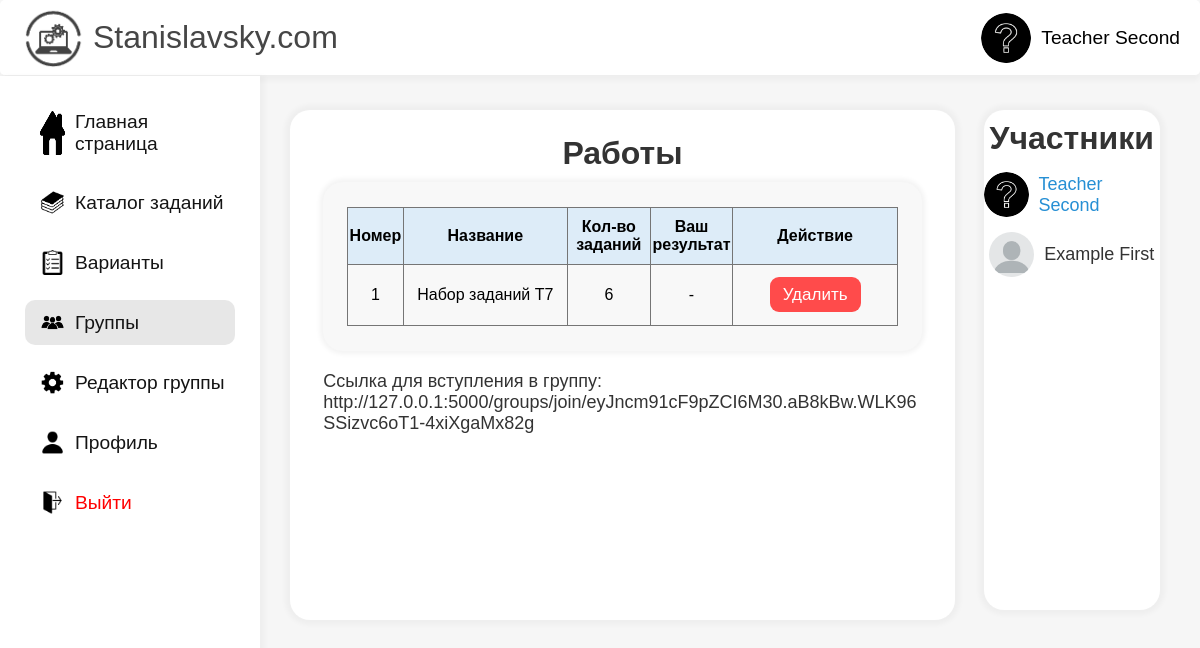
The app's page /groups/3 (signed in), older data.
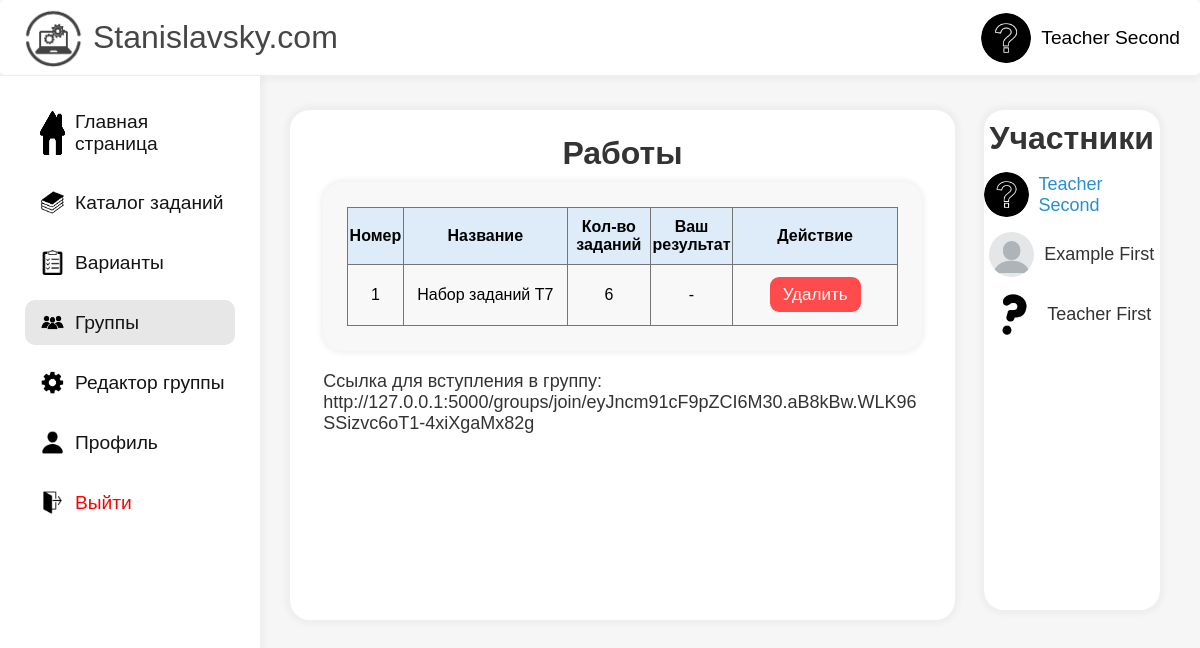
The same page, newer data.
### data/users.py (models this page shows, shortened)
class User(SqlAlchemyBase, UserMixin, SerializerMixin):
    __tablename__ = 'users'
    id = sqlalchemy.Column(sqlalchemy.Integer,
                           primary_key=True, autoincrement=True)
    name = sqlalchemy.Column(sqlalchemy.String)
    surname = sqlalchemy.Column(sqlalchemy.String)
    email = sqlalchemy.Column(sqlalchemy.String)
    hashed_password = sqlalchemy.Column(sqlalchemy.String)
    created_date = sqlalchemy.Column(sqlalchemy.String,
                                     default=datetime.datetime.now)
    profile_pics = sqlalchemy.Column(sqlalchemy.String, default='/static/profile_pics/default.png')
    groups = orm.relationship("Group", secondary="user_to_group", backref="users")
    groups_participant = sqlalchemy.Column(sqlalchemy.String, default='')
    is_teacher = sqlalchemy.Column(sqlalchemy.Boolean)
    solved_tasks_ids = sqlalchemy.Column(sqlalchemy.String, default='')
    solved_variants = sqlalchemy.Column(sqlalchemy.Integer, default=0)

### data/group_works.py (models this page shows, shortened)
class Group_work(SqlAlchemyBase):
    __tablename__ = 'group_works'
    id = sqlalchemy.Column(sqlalchemy.Integer,
                           primary_key=True, autoincrement=True)
    name = sqlalchemy.Column(sqlalchemy.String)
    users_results = sqlalchemy.Column(sqlalchemy.String)
    max_result = sqlalchemy.Column(sqlalchemy.Integer)
    tasks = orm.relationship('Work_task', secondary='work_task_to_group_work', backref='group_works')
    def get_user_result(self, user_id):
        if self.users_results:
            users_results = self.users_results.split(';')
            for user_result in users_results:
                results = user_result.split('-')
                if results[0] == str(user_id):
                    return results[1]
        return None

### data/groups.py (models this page shows, shortened)
class Group(SqlAlchemyBase, UserMixin, SerializerMixin):
    __tablename__ = 'groups'
    id = sqlalchemy.Column(sqlalchemy.Integer,
                           primary_key=True, autoincrement=True)
    name = sqlalchemy.Column(sqlalchemy.String)
    description = sqlalchemy.Column(sqlalchemy.String)
    user_id = sqlalchemy.Column(sqlalchemy.Integer,
                                sqlalchemy.ForeignKey("users.id"))
    members = sqlalchemy.Column(sqlalchemy.String, default='')
    link = sqlalchemy.Column(sqlalchemy.String)
    announcement_id = sqlalchemy.Column(sqlalchemy.Integer, sqlalchemy.ForeignKey('announcements.id'))
    announcement = orm.relationship('Announcement')
    group_works = orm.relationship('Group_work', secondary='group_to_group_work', backref='groups')
    def check_member(self, user_id):
        if str(user_id) in self.members.split(';') or user_id == self.user_id:
            return True
        return False
    def get_creator(self):
        db_sess = db_session.create_session()
        user = db_sess.get(User, self.user_id)
        return {'name': user.name, 'surname': user.surname, 'picture': user.profile_pics, 'id': user.id}
    def get_members(self):
        db_sess = db_session.create_session()
        members = []
        if self.members != '':
            for id in self.members.split(';'):
                try:
                    user = db_sess.get(User, id)
                    members.append({'name': user.name, 'surname': user.surname, 'picture': user.profile_pics})
                except TypeError:
                    members.append({'name': '???', 'surname': '???', 'picture': '/static/profile_pics/default.png'})
        return members

### server.py (the view)
@app.route('/groups/<int:group_id>')
@login_required
def group(group_id):
    group = db_sess.get(Group, group_id)
    if not group:
        return abort(404)
    group_works = group.group_works
    results = []
    if group_works:
        for work in group_works:
            if work.get_user_result(current_user.id):
                results.append(work.get_user_result(current_user.id) + '/' + str(work.max_result))
            else:
                results.append('-')
    else:
        group_works = []
    if group.check_member(current_user.id):
        params = {
            'creator': group.get_creator(),
            'members': group.get_members(),
            'link': group.link,
            'announcement': group.announcement,
            'works': group_works,
            'results': results,
            'active': '5',
            'title': f'Группа "{group.name}"',
            'editor': 'true',
            'group_id': group_id
        }
        return render_template('GroupPage.html', **params)
    else:
        return abort(403)

### data/db_session.py (called while the page is built)
def create_session() -> Session:
    global __factory
    return __factory()

### server.py (called while the page is built)
@login_manager.user_loader
def load_user(user_id):
    db_sess = db_session.create_session()
    return db_sess.query(User).get(user_id)

### templates/GroupPage.html (shortened to what this page needs)
{% extends "Base.html" %}
{% block content %}
<link rel="stylesheet" href="/static/GroupPage/static/content.css">
<div class="content-section" id="{{group_id}}-section">
    <div class="main-section">
        <h1>Работы</h1>
        <div class="tasks-section">
            <table class="group-tasks">
                <thead>
                    <tr>
                        <th>Номер</th>
                        <th>Название</th>
                        <th>Кол-во заданий</th>
                        <th>Ваш результат</th>
                        <th>Действие</th>
                    </tr>
                </thead>
                <tbody>
                    {% for work in works %}
                        <tr id="{{work.id}}">
                            <td>{{loop.index}}</td>
                            <td>{{work.name}}</td>
                            <td>{{work.tasks|length}}</td>
                            <td>{{results[loop.index - 1]}}</td>
                            {% if current_user.id == creator['id'] %}
                                <td><a class="remove">Удалить</a></td>
                            {% elif results[loop.index - 1] != '-' %}
                                <td><a class="off">Выполнено</a></td>
                            {% else %}
                                <td><a class="solve" href="/groups/{{group_id}}/{{work.id}}/solving">Выполнить</a></td>
                            {% endif %}
                        </tr>
                    {% endfor %}
                </tbody>
            </table>
        </div>
        {% if current_user.id == creator['id'] %}
            <p style="font-size: large; color: rgb(51, 51, 51); margin-left: 5%; margin-right: 5%; margin-top: 20px; word-wrap: break-word;">Ссылка для вступления в группу: http://127.0.0.1:5000/groups/join/{{link}}</p>
        {% endif %}
    </div>
    <div class="members-section">
        <h1>Участники</h1>
        <div class="members-holder">
            <article>
                <img src="{{creator['picture']}}" alt="">
                <p style="color: rgb(38, 143, 212);">{{creator['name']}} {{creator['surname']}}</p>
            </article>
            {% for member in members %}
                <article>
                    <img src="{{member['picture']}}" alt="">
                    <p>{{member['name']}} {{member['surname']}}</p>
                </article>
            {% endfor %}
        </div>
    </div>
</div>
{% endblock %}

### templates/Base.html (shortened to what this page needs)
<!DOCTYPE html>
<html lang="en">
<head>
    <link rel="stylesheet" href="/static/Base/styles/Main.css">
    <link rel="stylesheet" href="/static/Base/styles/content.css">
</head>
<body>
    <div class="head-navbar">
        <a class="website-logo" href="/">
            <img class="logo" src="/static/cards/Logo.png" alt="">
            <p class="text">Stanislavsky.com</p>
        </a>
        {% if current_user.is_authenticated %}
            <div class="user-items">
                <img src="{{current_user.profile_pics}}" alt="">
                <p>{{current_user.name}} {{current_user.surname}}</p>
            </div>
        {% else %}
            <div class="forms-items">
                <a href="/register">Регистрация</a>
                <a href="/login">Войти</a>
            </div>
        {% endif %}
    </div>
    <div class="left-navbar">
        {% if active == '1' %}
            <a style="margin-top: 25px;" class="left-navbar-item-pressed" href="/">
                <img class="icons" src="/static/cards/homeIcon.png" alt="">
                <p class="text">Главная страница</p>
            </a>
        {% else %}
            <a style="margin-top: 25px;" class="left-navbar-item" href="/">
                <img class="icons" src="/static/cards/homeIcon.png" alt="">
                <p class="text">Главная страница</p>
            </a>
        {% endif %}
        {% if active == '2' %}
            <a class="left-navbar-item-pressed" href="/catalog">
                <img class="icons" src="/static/cards/catalogIcon.png" alt="">
                <p class="text">Каталог заданий</p>
            </a>
        {% else %}
            <a class="left-navbar-item" href="/catalog">
                <img class="icons" src="/static/cards/catalogIcon.png" alt="">
                <p class="text">Каталог заданий</p>
            </a>
        {% endif %}
        {% if current_user.is_authenticated %}
            {% if active == '3' %}
                <a class="left-navbar-item-pressed" href="/variants/choose">
                    <img class="icons" src="/static/cards/variantsIcon.png" alt="">
                    <p class="text">Варианты</p>
                </a>
            {% else %}
                <a class="left-navbar-item" href="/variants/choose">
                    <img class="icons" src="/static/cards/variantsIcon.png" alt="">
                    <p class="text">Варианты</p>
                </a>
            {% endif %}
        {% endif %}
        {% if current_user.is_authenticated %}
            {% if active == '5' %}
                <a class="left-navbar-item-pressed" href="/groups">
                    <img class="icons" src="/static/cards/groupIcon.png" alt="">
                    <p class="text">Группы</p>
                </a>
            {% else %}
                <a class="left-navbar-item" href="/groups">
                    <img class="icons" src="/static/cards/groupIcon.png" alt="">
                    <p class="text">Группы</p>
                </a>
            {% endif %}
            {% if editor == 'true' %}
                {% if active == 'edit' and current_user.id == creator['id'] %}
                    <a class="left-navbar-item-pressed" href="{{url_for(request.endpoint, **request.view_args)}}/editor">
                        <img class="icons" src="/static/cards/editorIcon.png" alt="">
                        <p class="text">Редактор группы</p>
                    </a>
                {% elif current_user.id == creator['id'] %}
                    <a class="left-navbar-item" href="{{url_for(request.endpoint, **request.view_args)}}/editor">
                        <img class="icons" src="/static/cards/editorIcon.png" alt="">
                        <p class="text">Редактор группы</p>
                    </a>
                {% endif %}
            {% endif %}
            {% if active == '4' %}
                <a class="left-navbar-item-pressed" href="/profile">
                    <img class="icons" src="/static/cards/profileIcon.png" alt="">
                    <p class="text">Профиль</p>
                </a>
            {% else %}
                <a class="left-navbar-item" href="/profile">
                    <img class="icons" src="/static/cards/profileIcon.png" alt="">
                    <p class="text">Профиль</p>
                </a>
            {% endif %}
            <a class="left-navbar-item-logout" href="/logout">
                <img class="icons" src="/static/cards/logoutIcon.png" alt="">
                <p class="text">Выйти</p>
            </a>
        {% endif %}
    </div>
    {% block content %}{% endblock %}
</body>
</html>

### static/Base/styles/Main.css (style rules this page uses)
* { padding: 0; margin: 0; font-family: 'Gill Sans', 'Gill Sans MT', Calibri, 'Trebuchet MS', sans-serif; }
body { background-color: rgb(246, 246, 246); }

### static/Base/styles/content.css (style rules this page uses)
.head-navbar { display: flex; position: fixed; top: 0; border-radius: 5px; background-color: white; border-bottom: 1px solid rgb(238, 238, 238); width: 100%; height: 75px; z-index: 5; box-shadow: 0px 5px 5px 0px rgba(0, 0, 0, 0.03) }
.head-navbar .website-logo { display: flex; width: max-content; justify-content: center; align-items: center; margin-left: 23px; text-decoration: none; gap: 10px; }
.head-navbar .website-logo .logo { height: 60px; }
.head-navbar .website-logo .text { color: rgb(70, 70, 70); font-size: xx-large; align-self: center; }
.head-navbar .user-items { display: flex; justify-content: end; width: 100%; align-items: center; gap: 10px; margin-right: 20px; }
.head-navbar .user-items img { height: 50px; width: 50px; border-radius: 25px; }
.head-navbar .user-items p { font-size: larger; }
.left-navbar { display: flex; position: fixed; top: 76px; flex-direction: column; background-color: white; width: 260px; height: 100%; z-index: 6; box-shadow: 5px 0px 5px 0px rgba(0, 0, 0, 0.03) }
.left-navbar .left-navbar-item-pressed { display: flex; text-decoration: none; margin-left: 25px; margin-top: 15px; padding-left: 15px; padding-top: 10px; padding-bottom: 10px; gap: 10px; width: calc(100% - 65px); background-color: rgb(231, 231, 231); border-radius: 10px; }
.left-navbar .left-navbar-item, .left-navbar .left-navbar-item-logout { display: flex; text-decoration: none; margin-left: 25px; margin-top: 15px; padding-left: 15px; padding-top: 10px; padding-bottom: 10px; gap: 10px; width: calc(100% - 65px); border-radius: 10px; transition: 0.25s, 0.25s; }
.left-navbar .left-navbar-item .icons, .left-navbar .left-navbar-item-pressed .icons, .left-navbar .left-navbar-item-logout .icons { width: 25px; }
.left-navbar .left-navbar-item .text, .left-navbar .left-navbar-item-pressed .text { color: rgb(20, 20, 20); font-size: larger; align-self: center; }
.left-navbar .left-navbar-item-logout .text { color: rgb(255, 0, 0); font-size: larger; align-self: center; }

Row changes from the older to the newer data that the page shows:
now on this page (row edited): User: picture (picture), name "Teacher", surname "First"
